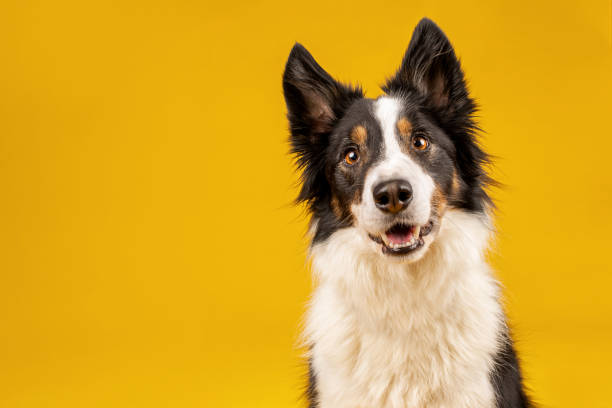
#> input picture dog.jpg, 612 x 408 px
$ python InvertingHw.py
#> lines starting #> are read from the running program, lines starting #| are printed output that depends on the picture
import cv2 as cv
import numpy as np

image =cv.imread("dog.jpg",0)
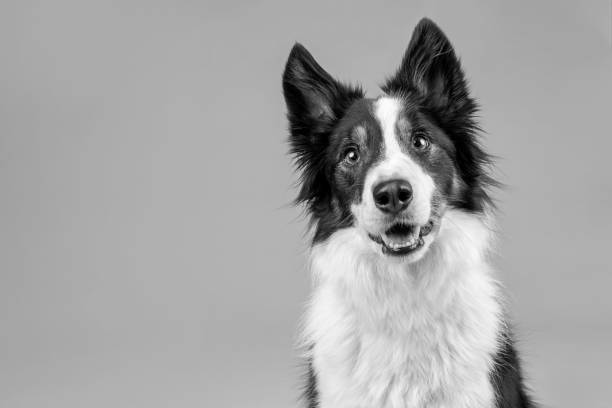
#> image: shape (408, 612); min 0, max 255, mean 164.8
cv.imshow("original",image)
Height = image.shape[0]
#> Height = 408
Width = image.shape[1]
#> Width = 612
invIm = np.zeros([Height, Width], dtype=np.uint8)
for i in range(Height):
    for j in range(Width):
        invIm[i, j] = 255 - image[i, j]
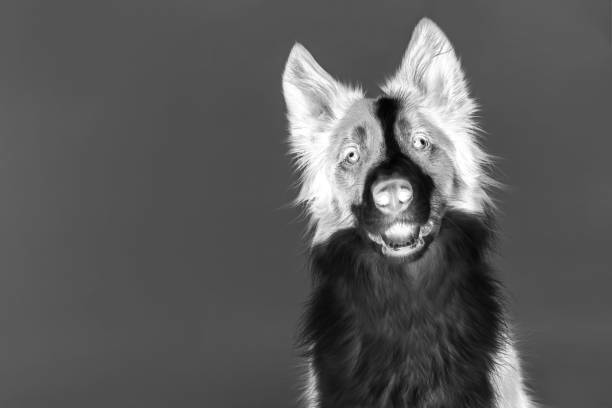
#> invIm: shape (408, 612); min 0, max 255, mean 90.2


cv.imshow("invented",invIm)

cv.waitKey()
